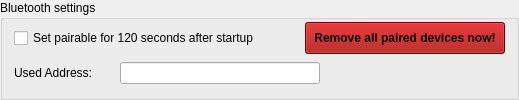
       <widget class="QGroupBox" name="groupBoxBluetoothAdapter">
        <property name="sizePolicy">
         <sizepolicy hsizetype="Expanding" vsizetype="Fixed">
          <horstretch>0</horstretch>
          <verstretch>0</verstretch>
         </sizepolicy>
        </property>
        <property name="title">
         <string>Bluetooth settings</string>
        </property>
        <layout class="QVBoxLayout" name="verticalLayout_34">
         <property name="topMargin">
          <number>0</number>
         </property>
         <property name="bottomMargin">
          <number>0</number>
         </property>
         <item>
          <widget class="QWidget" name="widget2" native="true">
           <property name="sizePolicy">
            <sizepolicy hsizetype="Expanding" vsizetype="Preferred">
             <horstretch>0</horstretch>
             <verstretch>0</verstretch>
            </sizepolicy>
           </property>
           <layout class="QHBoxLayout" name="btsettings">
            <property name="leftMargin">
             <number>0</number>
            </property>
            <property name="topMargin">
             <number>0</number>
            </property>
            <property name="rightMargin">
             <number>0</number>
            </property>
            <property name="bottomMargin">
             <number>0</number>
            </property>
            <item>
             <widget class="QCheckBox" name="checkBoxBluetoothAutoPair">
              <property name="sizePolicy">
               <sizepolicy hsizetype="Minimum" vsizetype="Fixed">
                <horstretch>0</horstretch>
                <verstretch>0</verstretch>
               </sizepolicy>
              </property>
              <property name="minimumSize">
               <size>
                <width>0</width>
                <height>32</height>
               </size>
              </property>
              <property name="maximumSize">
               <size>
                <width>16777215</width>
                <height>32</height>
               </size>
              </property>
              <property name="text">
               <string>Set pairable for 120 seconds after startup</string>
              </property>
             </widget>
            </item>
            <item>
             <spacer name="horizontalSpacer_2">
              <property name="orientation">
               <enum>Qt::Horizontal</enum>
              </property>
              <property name="sizeHint" stdset="0">
               <size>
                <width>40</width>
                <height>20</height>
               </size>
              </property>
             </spacer>
            </item>
            <item>
             <widget class="QPushButton" name="pushButtonUnpair">
              <property name="sizePolicy">
               <sizepolicy hsizetype="Fixed" vsizetype="Fixed">
                <horstretch>0</horstretch>
                <verstretch>0</verstretch>
               </sizepolicy>
              </property>
              <property name="minimumSize">
               <size>
                <width>200</width>
                <height>32</height>
               </size>
              </property>
              <property name="maximumSize">
               <size>
                <width>16777215</width>
                <height>32</height>
               </size>
              </property>
              <property name="font">
               <font>
                <weight>75</weight>
                <bold>true</bold>
               </font>
              </property>
              <property name="styleSheet">
               <string notr="true">background-color: rgb(164, 0, 0);
outline: none;</string>
              </property>
              <property name="text">
               <string>Remove all paired devices now!</string>
              </property>
             </widget>
            </item>
           </layout>
          </widget>
         </item>
         <item>
          <widget class="QWidget" name="horizontalWidget2" native="true">
           <property name="sizePolicy">
            <sizepolicy hsizetype="Expanding" vsizetype="Preferred">
             <horstretch>0</horstretch>
             <verstretch>0</verstretch>
            </sizepolicy>
           </property>
           <layout class="QFormLayout" name="formLayout_27">
            <property name="leftMargin">
             <number>0</number>
            </property>
            <property name="topMargin">
             <number>0</number>
            </property>
            <property name="bottomMargin">
             <number>0</number>
            </property>
            <item row="0" column="0">
             <widget class="QLabel" name="labelBluetoothAdapterAddress">
              <property name="sizePolicy">
               <sizepolicy hsizetype="Preferred" vsizetype="Preferred">
                <horstretch>0</horstretch>
                <verstretch>0</verstretch>
               </sizepolicy>
              </property>
              <property name="minimumSize">
               <size>
                <width>100</width>
                <height>0</height>
               </size>
              </property>
              <property name="text">
               <string>Used Address:</string>
              </property>
             </widget>
            </item>
            <item row="0" column="1">
             <widget class="QLineEdit" name="lineEditExternalBluetoothAdapterAddress">
              <property name="sizePolicy">
               <sizepolicy hsizetype="Fixed" vsizetype="Fixed">
                <horstretch>0</horstretch>
                <verstretch>0</verstretch>
               </sizepolicy>
              </property>
              <property name="minimumSize">
               <size>
                <width>200</width>
                <height>0</height>
               </size>
              </property>
              <property name="maximumSize">
               <size>
                <width>200</width>
                <height>16777215</height>
               </size>
              </property>
             </widget>
            </item>
           </layout>
          </widget>
         </item>
        </layout>
       </widget>
